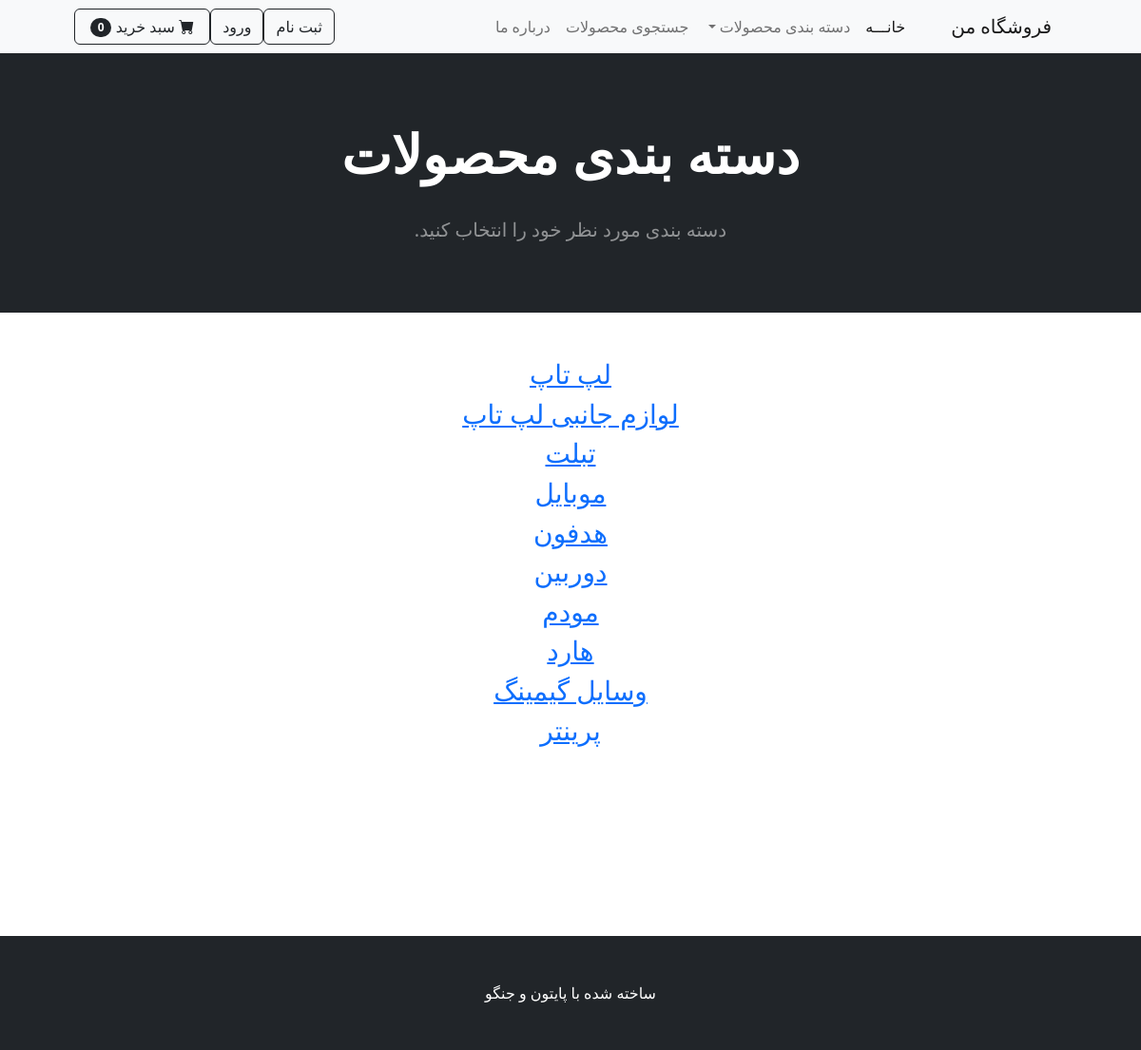
The app's page /category_summary/ with its own data.
### store/models.py (models this page shows)
class Category(models.Model):
    name = models.CharField(max_length=50)
    def __str__(self):
        return self.name
    class Meta:
        verbose_name_plural = "Categories"

### store/views.py (the view)
# urls.py: path('category_summary/', views.category_summary, name='category_summary'),
def category_summary(request):
    categories = Category.objects.all()
    return render(request, 'category_summary.html', {'categories': categories})

### cart/cart.py (called while the page is built)
    def __len__(self):
        return len(self.cart)

### cart/context_processors.py (called while the page is built)
def cart(request):
    return {'cart': Cart(request)}

### store/templates/category_summary.html
{% extends 'base.html' %}
{% block content %}
    <header class="bg-dark py-5">
        <div class="container px-4 px-lg-5 my-4">
            <div class="text-center text-white">
                <h1 class="display-4 fw-bolder">دسته بندی محصولات</h1>
                <br>
                <p class="lead fw-normal text-white-50 mb-0">دسته بندی مورد نظر خود را انتخاب کنید.</p>
            </div>
        </div>
    </header>
    <div class="container">
        <div class="row">
            <center>
                <div class="col-8">
                    <br><br>
                    {% for category in categories %}
                        <h3><a href="{% url 'category' category %}" >{{ category }}</a></h3>
                    {% endfor %}
                    <br><br><br><br><br><br><br><br>
                </div>
            </center>
        </div>
    </div>
{% endblock %}

### records on screen
Category: name "لپ تاپ"
Category: name "لوازم جانبی لپ تاپ"
Category: name "تبلت"
Category: name "موبایل"
Category: name "هدفون"
Category: name "دوربین"
Category: name "مودم"
Category: name "هارد"
Category: name "وسایل گیمینگ"
Category: name "پرینتر"

### other values on screen
{{ cart|length }} "0"
